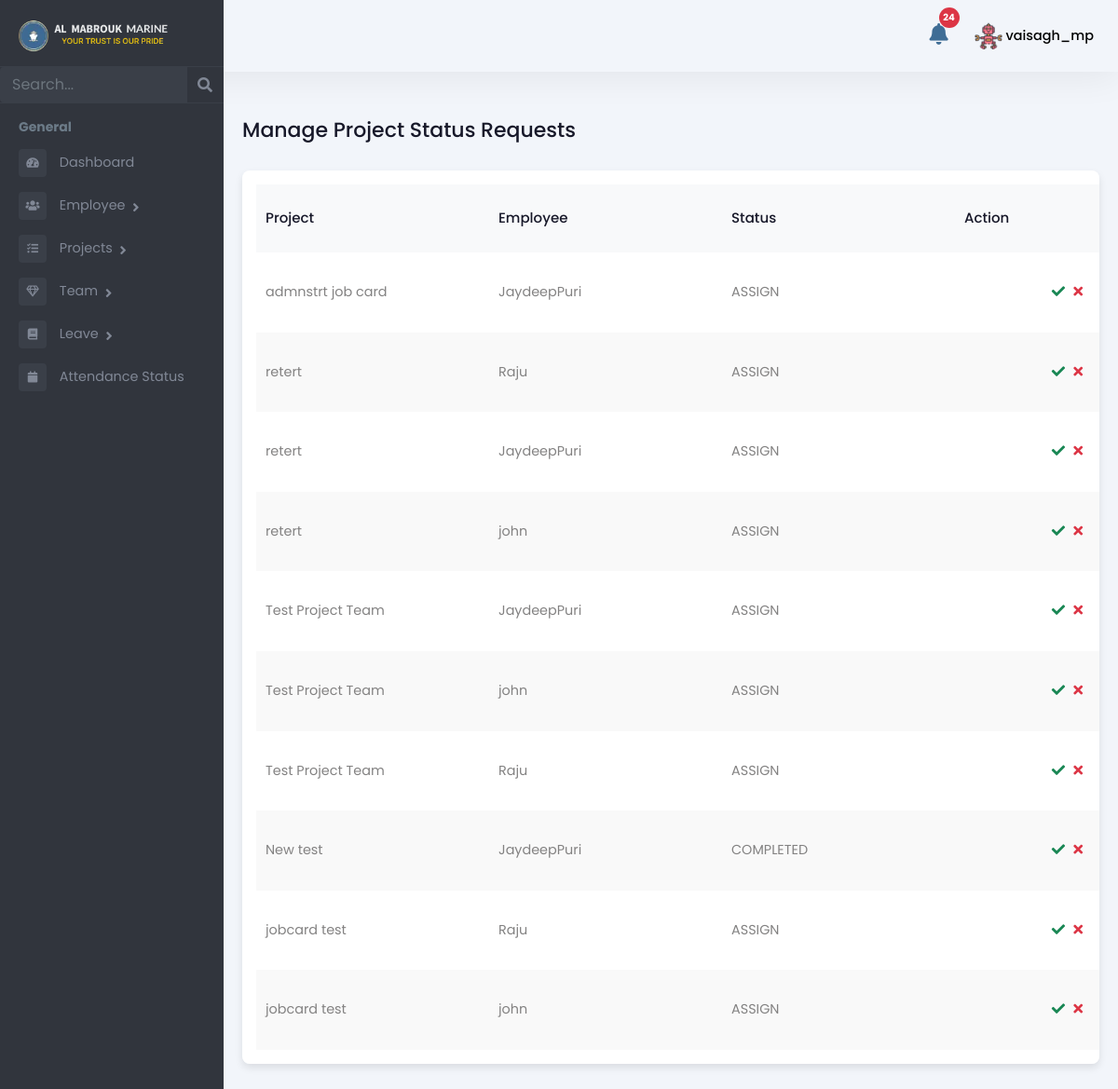
Page /manager/manage-project-status/ (signed in) on the committed database.
### Admin/models.py (models this page shows, shortened)
class Employee(models.Model):
    user = models.OneToOneField(User, on_delete=models.CASCADE, related_name='employee_profile')
    is_employee = models.BooleanField(default=False)
    is_manager = models.BooleanField(default=False)
    is_administration = models.BooleanField(default=False)
    is_hr = models.BooleanField(default=False)
    rank = models.CharField(max_length=255, blank=True, null=True)
    salary = models.DecimalField(max_digits=10, decimal_places=2, blank=True, null=True)
    work_days = models.DecimalField(max_digits=10, decimal_places=2, default=0, blank=True)
    holidays = models.IntegerField(null=True, blank=True)
    overseas_days = models.IntegerField(default=0)
    date_of_birth = models.DateField(null=True, blank=True)
    phone_number = models.CharField(max_length=15, blank=True, null=True)
    date_of_join = models.DateField(null=True, blank=True)
    address = models.TextField(blank=True, null=True)
    profile_picture = models.ImageField(upload_to="profile_pictures/", null=True, blank=True)

class TeamMemberStatus(models.Model):
    STATUS_CHOICES = [
        ('ASSIGN', 'Assign'),
        ('ONGOING', 'Ongoing'),
        ('HOLD', 'Hold'),
        ('CANCELLED', 'Cancelled'),
        ('COMPLETED', 'Completed'),
    ]
    APPROVAL_CHOICES = [
        ('PENDING', 'Pending'),
        ('APPROVED', 'Approved'),
        ('REJECTED', 'Rejected'),
    ]
    team = models.ForeignKey('Team', on_delete=models.CASCADE, related_name='team_members_status')
    employee = models.ForeignKey('Employee', on_delete=models.CASCADE, related_name='project_statuses')
    status = models.CharField(max_length=100, choices=STATUS_CHOICES, default='ASSIGN')
    notes = models.TextField(max_length=2000, null=True, blank=True)
    last_updated = models.DateTimeField(auto_now=True)
    manager_approval_status = models.CharField(max_length=10, choices=APPROVAL_CHOICES, default='PENDING')
    rejection_reason = models.TextField(null=True, blank=True)
    class Meta:
        unique_together = ('team', 'employee')

class Team(models.Model):
    name = models.CharField(max_length=255)
    manager = models.ForeignKey(
        'Employee', on_delete=models.CASCADE, related_name='managed_teams',
        limit_choices_to={'is_manager': True}
    )
    employees = models.ManyToManyField(
        'Employee', related_name='teams_assigned',
        limit_choices_to={'is_employee': True}
    )
    project = models.ForeignKey(
        'Project', on_delete=models.CASCADE, related_name='teams'
    )
    created_at = models.DateTimeField(auto_now_add=True)
    updated_at = models.DateTimeField(auto_now=True)

class Project(models.Model):
    STATUS_CHOICES = [
        ('PENDING', 'Pending'),
        ('ASSIGN', 'Assign'),
        ('ONGOING', 'Ongoing'),
        ('HOLD', 'Hold'),
        ('CANCELLED', 'Cancelled'),
        ('COMPLETED', 'Completed'),
    ]
    CATEGORY_CHOICES = [
        ('OVERSEAS', 'Overseas'),
        ('ANCHORAGE', 'Anchorage'),
        ('HOLIDAY_WORKING', 'Holiday Working'),
        ('AT_BERTH', 'At Berth'),
    ]
    PRIORITY_CHOICES = [
        ('HIGH', 'High'),
        ('MEDIUM', 'Medium'),
        ('LOW', 'Low'),
    ]
    name = models.CharField(max_length=255)
    code = models.CharField(max_length=100, unique=True, blank=True, null=True)
    client_name = models.CharField(max_length=255, default="", blank=True)
    vessel_name = models.CharField(max_length=255, default="", blank=True)
    purchase_and_expenses = models.DecimalField(
        max_digits=12, decimal_places=2, default=0.00)
    invoice_amount = models.DecimalField(
        max_digits=12, decimal_places=2, default=0.00)
    currency_code = models.CharField(max_length=10, default="AED")
    status = models.CharField(
        max_length=100, choices=STATUS_CHOICES, default='PENDING')
    category = models.CharField(
        max_length=50, choices=CATEGORY_CHOICES, default='AT_BERTH')
    priority = models.CharField(max_length=10, choices=PRIORITY_CHOICES, default='MEDIUM')
    job_description = models.TextField(blank=True, null=True)
    manager = models.ForeignKey(
        'Employee', on_delete=models.SET_NULL, null=True, blank=True, related_name='managed_projects',
        limit_choices_to={'is_manager': True}
    )
    created_at = models.DateTimeField(auto_now_add=True)
    deadline_date = models.DateField(null=True, blank=True)
    attachment = models.FileField(upload_to='project_attachments/', blank=True, null=True)
    job_card = models.FileField(upload_to='job_cards/', blank=True, null=True)

### manager/views.py (the view, shortened to what this page needs)
# urls.py: path('manage-project-status/', views.manage_project_status, name='manage_project_status'),
@login_required
def manage_project_status(request):
    try:
        manager = request.user.employee_profile
    except Employee.DoesNotExist:
        return redirect('no_employee_profile')
    if not manager.is_manager:
        return redirect('no_permission_page')
    teams = manager.managed_teams.prefetch_related('team_members_status')
    pending_statuses = TeamMemberStatus.objects.filter(
        team__in=teams,
        manager_approval_status='PENDING'
    ).select_related('employee', 'team', 'team__project').order_by('-last_updated')
    return render(request, 'Manager/manage_project_status.html', {
        'pending_statuses': pending_statuses, "role": "Manager",
    })

### templates/Manager/manage_project_status.html (shortened to what this page needs)
{% extends 'Manager/managerbase.html' %}
{% load static %}
{% block content %}
<div class="emply-list-wraper">
    <div class="pg-title">
        <h1>Manage Project Status Requests</h1>
    </div>
    <div class="widget-box table-wdgt">
        {% if pending_statuses %}
        <table id="projectStatusTable">
            <thead>
                <tr>
                    <th>Project</th>
                    <th>Employee</th>
                    <th>Status</th>
                    <th>Action</th>
                </tr>
            </thead>
            <tbody>
                {% for status in pending_statuses %}
                <tr>
                    <td>{{ status.team.project.name }}</td>
                    <td>{{ status.employee.user.username }}</td>
                    <td>{{ status.status }}</td>
                    <td class="list-action-col d-flex justify-content-center">
                        <form method="POST" action="{% url 'manage_project_status' %}" style="display: flex; align-items: center;">
                            <button type="submit" style="background: transparent; border: none; padding: 0;" title="Approve">
                                <i class="fas fa-check text-success"></i>
                            </button>
                        </form>
                        <a href="#" data-bs-toggle="modal" data-bs-target="#rejectModal{{ status.id }}">
                            <i class="fas fa-times text-danger" title="Reject"></i>
                        </a>
                    </td>
                </tr>
                {% endfor %}
            </tbody>
        </table>
        {% else %}
        <p class="text-center">No Pending Project Status Requests</p>
        {% endif %}
    </div>
    <div class="pagination" id="pagination">
    </div>
</div>
{% endblock %}

### templates/Manager/managerbase.html (shortened to what this page needs)
{% load static %}
<!DOCTYPE html>
<html lang="en">
<head>
    <link rel="stylesheet" href="{% static 'assets/vendor/bootstrap/css/bootstrap.min.css' %}" />
    <link href="https://use.fontawesome.com/releases/v5.0.6/css/all.css" rel="stylesheet" />
    <link rel="stylesheet" href="{% static 'assets/styles.css' %}" />
    <link href="https://cdn.jsdelivr.net/npm/select2@4.0.13/dist/css/select2.min.css" rel="stylesheet" />
    <link href="https://cdn.jsdelivr.net/npm/bootstrap-icons@1.11.3/font/bootstrap-icons.css" rel="stylesheet">
    <link rel="stylesheet" href="{% static 'assets/css/style.css' %}" />
</head>
<body>
    <header>
      <div class="mb-top-hdr">
        <div class="hdr-notification">
        <a href="#" id="open-notification-popup">
            <button type="button" class="btn btn-primary position-relative">
                <i class="fas fa-bell"></i>
                <span id="notification-count" class="position-absolute top-0 start-100 translate-middle badge rounded-pill bg-danger">
                </span>
            </button>
        </a>
    </div>
      <div class="hdr-user">
          <div class="dropdown">
              <button class="btndropdown-toggle" type="button" id="dropdownMenuButton1"
                  data-bs-toggle="dropdown" aria-expanded="false">
                  {% if request.user.employee_profile.profile_picture %}
                      <img src="{{ request.user.employee_profile.profile_picture.url }}"
                           alt="Profile Picture"
                           class="rounded-circle"
                           style="width: 30px; height: 30px; object-fit: cover;">
                  {% else %}
                      <i class="fas fa-user"></i>
                  {% endif %}
                  <span>{{ request.user.first_name }}_{{ request.user.last_name }}</span>
              </button>
          </div>
      </div>
      </div>
  </header>
    <div class="page-wrapper chiller-theme toggled"  id="content">
        <nav id="sidebar"  class="sidebar-wrapper sidebar">
            <div class="sidebar-content">
              <div class="sidebar-brand">
                <a href="{% url 'manager-dashboard' %}"><img src="{% static 'assets/images/almabrouk-logo.webp' %}"
                  alt="Almabrouk Marine Logo" /></a>
              </div>
              <div class="sidebar-search">
                <form method="get" action="{% url 'manager_search_redirect' %}">
                  <div class="input-group">
                    <input
                      type="text"
                      name="search"
                      class="form-control search-menu"
                      placeholder="Search..."
                      value="{{ search_query }}"
                    />
                    <div class="input-group-append">
                  <button class="input-group-text" type="submit" style="border: none; background: none;">
                    <i class="fa fa-search" aria-hidden="true"></i>
                  </button>
                </div>
                  </div>
                </form>
              </div>
              <div class="sidebar-menu">
                <ul>
                  <li class="header-menu">
                    <span>General</span>
                  </li>
                  <li>
                    <a href="{% url 'manager-dashboard' %}">
                      <i class="fa fa-tachometer-alt"></i>
                      <span>Dashboard</span>
                    </a>
                  </li>
                  <li class="sidebar-dropdown">
                    <a href="#">
                      <i class="fas fa-users"></i>
                      <span>Employee</span>
                    </a>
                  </li>
                  <li class="sidebar-dropdown">
                    <a href="#">
                      <i class="fas fa-tasks"></i>
                      <span>Projects</span>
                    </a>
                  </li>
                  <li class="sidebar-dropdown">
                    <a href="#">
                      <i class="far fa-gem"></i>
                      <span>Team</span>
                    </a>
                  </li>
                  <li class="sidebar-dropdown">
                    <a href="#">
                      <i class="fa fa-book"></i>
                      <span>Leave</span>
                    </a>
                  </li>
                  <li>
                    <a href="{% url 'attendance_status' %}">
                      <i class="fa fa-calendar"></i>
                      <span>Attendance Status</span>
                    </a>
                  </li>
                </ul>
              </div>
            </div>
          </nav>
        {% block content %}
        {% endblock %}
    </div>
</body>
</html>

### rows in the picture
TeamMemberStatus: team.project.name "admnstrt job card", employee.user.username "JaydeepPuri", status "ASSIGN"
TeamMemberStatus: team.project.name "retert", employee.user.username "Raju", status "ASSIGN"
TeamMemberStatus: team.project.name "retert", employee.user.username "JaydeepPuri", status "ASSIGN"
TeamMemberStatus: team.project.name "retert", employee.user.username "john", status "ASSIGN"
TeamMemberStatus: team.project.name "Test Project Team", employee.user.username "JaydeepPuri", status "ASSIGN"
TeamMemberStatus: team.project.name "Test Project Team", employee.user.username "john", status "ASSIGN"
TeamMemberStatus: team.project.name "Test Project Team", employee.user.username "Raju", status "ASSIGN"
TeamMemberStatus: team.project.name "New test", employee.user.username "JaydeepPuri", status "COMPLETED"
TeamMemberStatus: team.project.name "jobcard test", employee.user.username "Raju", status "ASSIGN"
TeamMemberStatus: team.project.name "jobcard test", employee.user.username "john", status "ASSIGN"

### other values in the picture
{{ request.user.first_name }} "vaisagh"
{{ request.user.last_name }} "mp"
